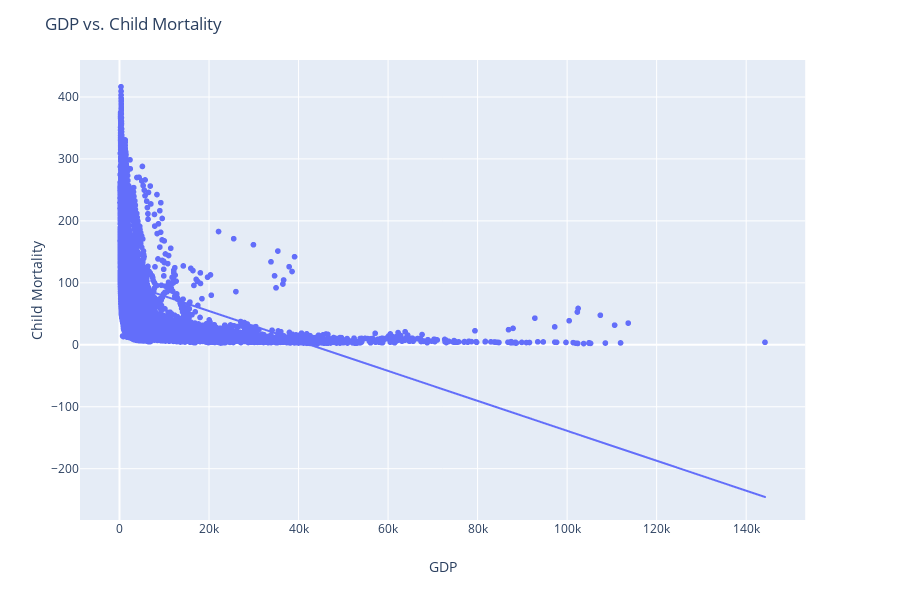

Source (notebook cell):
### Markdown cell above
Below we see the same ols fit for the scatter of all data points. This plot highlights another limitation of linear regression besides autocorrelation (the discussion of auto correlation from problem 4 also applies here), being that the model predicts a child mortality below 0. That prediction is impossible, as the 0 is the lowest value for any mortality rate. XGBoost is again a superier model because of stability and handling autocorrelation, but also because it can incorporate non-linear predictions.

### Code cell
fig = px.scatter(gdp, x='GDP', y='Child Mortality', hover_name='Year', trendline="ols")

fig.layout.title.text = 'GDP vs. Child Mortality'

fig.show()

### Figure 1 — Plotly figure (JSON) as saved in the notebook; plotly's stock layout.template omitted (floating-point values rounded to 4 significant figures; data arrays with more than 128 entries replaced by an {"elided": "..."} marker saying what was removed)
{"data": [{"hoverlabel": {"namelength": 0}, "hovertemplate": "<b>%{hovertext}</b><br><br>GDP=%{x}<br>Child Mortality=%{y}", "hovertext": {"elided": "7618 int values"}, "legendgroup": "", "marker": {"color": "#636efa", "symbol": "circle"}, "mode": "markers", "name": "", "showlegend": false, "type": "scattergl", "x": {"elided": "7618 float values"}, "xaxis": "x", "y": {"elided": "7618 float values"}, "yaxis": "y"}, {"hoverlabel": {"namelength": 0}, "hovertemplate": "<b>OLS trendline</b><br>Child Mortality = -0.002416 * GDP + 102.876584<br>R<sup>2</sup>=0.213213<br><br>GDP=%{x}<br>Child Mortality=%{y} <b>(trend)</b>", "legendgroup": "", "marker": {"color": "#636efa", "symbol": "circle"}, "mode": "lines", "name": "", "showlegend": false, "type": "scattergl", "x": {"elided": "7618 float values"}, "xaxis": "x", "y": {"elided": "7618 float values"}, "yaxis": "y"}], "layout": {"height": 600, "legend": {"tracegroupgap": 0}, "margin": {"t": 60}, "title": {"text": "GDP vs. Child Mortality"}, "xaxis": {"anchor": "y", "domain": [0, 0.98], "title": {"text": "GDP"}}, "yaxis": {"anchor": "x", "domain": [0, 1], "title": {"text": "Child Mortality"}}}}
